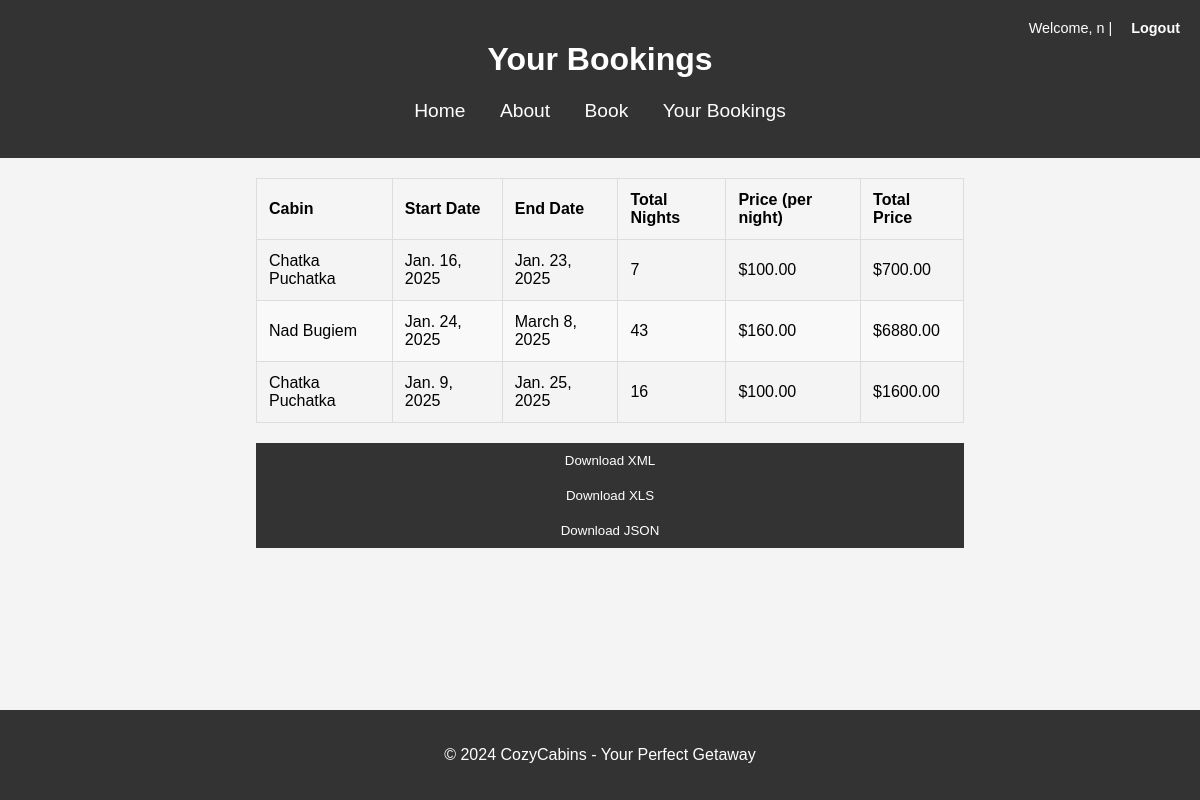
The page /your_bookings/ (signed in) on the database its author committed.
### rentals/models.py (models this page shows, shortened)
class CustomUser(AbstractUser):
    email = models.EmailField(unique=True)
    first_name = models.CharField(max_length=150, blank=False)
    last_name = models.CharField(max_length=150, blank=False)
    email_confirmed = models.BooleanField(default=False)
    date_of_birth = models.DateField(null=True, blank=True)

class Booking(models.Model):
    user = models.ForeignKey(settings.AUTH_USER_MODEL, on_delete=models.CASCADE)
    cabin = models.ForeignKey(Cabin, on_delete=models.CASCADE)
    start_date = models.DateField()
    end_date = models.DateField()
    guest_name = models.CharField(max_length=100)
    def total_nights(self):
        return (self.end_date - self.start_date).days
    def total_price(self):
        return self.total_nights() * self.cabin.price_per_night

class Cabin(models.Model):
    name = models.CharField(max_length=100)
    description = models.TextField()
    price_per_night = models.DecimalField(max_digits=10, decimal_places=2)
    image = models.ImageField(upload_to='cabin_images/', blank=True, null=True)
    available = models.BooleanField(default=True)

### rentals/views.py (the view)
# urls.py: path('your_bookings/', views.your_bookings, name='your_bookings'),
@login_required
def your_bookings(request):
    bookings = Booking.objects.filter(user=request.user)
    return render(request, 'rentals/your_bookings.html', {'bookings': bookings})

### templates/rentals/your_bookings.html (shortened to what this page needs)
<!DOCTYPE html>
<html>
<head>
    {% load static %}
    <link rel="stylesheet" type="text/css" href="{% static 'css/styles.css' %}">
</head>
<body>
    <header>
        <h1>Your Bookings</h1>
        <nav>
            <ul>
                <li><a href="{% url 'index' %}">Home</a></li>
                <li><a href="{% url 'about' %}">About</a></li>
                <li><a href="{% url 'book_cabin' %}">Book</a></li>
                <li><a href="{% url 'your_bookings' %}">Your Bookings</a></li>
            </ul>
        </nav>
        <div class="auth-links">
        {% if user.is_authenticated %}
            <span>Welcome, {{ user.first_name }}</span> | <a href="{% url 'logout' %}">Logout</a>
        {% else %}
            <a href="{% url 'login' %}">Login</a>
            <a href="{% url 'register' %}">Register</a>
        {% endif %}
        </div>
    </header>
    <main>
    <section class="bookings">
    {% if bookings %}
        <table class="bookings-table">
            <thead>
                <tr>
                    <th>Cabin</th>
                    <th>Start Date</th>
                    <th>End Date</th>
                    <th>Total Nights</th>
                    <th>Price (per night)</th>
                    <th>Total Price</th>
                </tr>
            </thead>
            <tbody>
                {% for booking in bookings %}
                    <tr>
                        <td>{{ booking.cabin.name }}</td>
                        <td>{{ booking.start_date }}</td>
                        <td>{{ booking.end_date }}</td>
                        <td>{{ booking.total_nights }}</td>
                        <td>${{ booking.cabin.price_per_night }}</td>
                        <td>${{ booking.total_price }}</td>
                    </tr>
                {% endfor %}
            </tbody>
        </table>
        <div class="download-buttons">
            <form action="{% url 'download_bookings' %}" method="get">
                <button type="submit" name="format" value="xml">Download XML</button>
                <button type="submit" name="format" value="xls">Download XLS</button>
                <button type="submit" name="format" value="json">Download JSON</button>
            </form>
        </div>
    {% else %}
        <p>You have no bookings.</p>
    {% endif %}
    </section>
    </main>
    <footer>
        <p>&copy; 2024 CozyCabins - Your Perfect Getaway</p>
    </footer>
</body>
</html>

### rentals/static/css/styles.css (style rules this page uses)
body { font-family: Arial, sans-serif; margin: 0; padding: 0; background-color: #f4f4f4; min-height: 100vh; display: flex; flex-direction: column; justify-content: space-between; }
header { background-color: #333; color: white; padding: 20px; text-align: center; }
header nav ul { list-style: none; padding: 0; }
header nav ul li { display: inline; margin: 0 15px; }
header nav ul li a { color: white; text-decoration: none; font-size: 1.2rem; }
main { flex: 1; }
footer { background-color: #333; color: white; text-align: center; padding: 20px; margin-top: 40px; }
.auth-links { position: absolute; top: 10px; right: 20px; color: #fff; }
.auth-links a { margin-left: 15px; text-decoration: none; color: #fff; font-weight: bold; }
form { display: flex; flex-direction: column; }
button { background-color: #333; color: #fff; border: none; padding: 10px; cursor: pointer; }
.bookings { margin-left: 20px; text-align: -webkit-center; }
.auth-links { margin-top: 10px; font-size: 0.9em; }
.bookings-table { width: 60%; border-collapse: collapse; margin-top: 20px; }
.bookings-table th, .bookings-table td { border: 1px solid #ddd; padding: 12px; text-align: left; }
.bookings-table th { background-color: #f5f5f5; font-weight: bold; }
.bookings-table tr:nth-child(even) { background-color: #f9f9f9; }
.download-buttons { display: flex; margin-top: 20px; flex-direction: column; width: 60%; }

### rows shown on the page
CustomUser: first_name "n"
Booking: cabin.name "Chatka Puchatka", start_date "Jan. 16, 2025", end_date "Jan. 23, 2025", total_nights "7", cabin.price_per_night "100.00", total_price "700.00"
Booking: cabin.name "Nad Bugiem", start_date "Jan. 24, 2025", end_date "March 8, 2025", total_nights "43", cabin.price_per_night "160.00", total_price "6880.00"
Booking: cabin.name "Chatka Puchatka", start_date "Jan. 9, 2025", end_date "Jan. 25, 2025", total_nights "16", cabin.price_per_night "100.00", total_price "1600.00"
